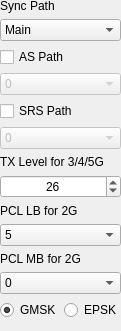
     <widget class="QWidget" name="general_sync">
      <property name="geometry">
       <rect>
        <x>0</x>
        <y>0</y>
        <width>121</width>
        <height>331</height>
       </rect>
      </property>
      <attribute name="label">
       <string>General</string>
      </attribute>
      <widget class="QWidget" name="layoutWidget">
       <property name="geometry">
        <rect>
         <x>0</x>
         <y>-1</y>
         <width>121</width>
         <height>331</height>
        </rect>
       </property>
       <layout class="QVBoxLayout" name="verticalLayout_genre">
        <item>
         <widget class="QLabel" name="sync_path_label">
          <property name="enabled">
           <bool>true</bool>
          </property>
          <property name="sizePolicy">
           <sizepolicy hsizetype="Preferred" vsizetype="Fixed">
            <horstretch>0</horstretch>
            <verstretch>0</verstretch>
           </sizepolicy>
          </property>
          <property name="text">
           <string>Sync Path</string>
          </property>
          <property name="alignment">
           <set>Qt::AlignLeading|Qt::AlignLeft|Qt::AlignVCenter</set>
          </property>
         </widget>
        </item>
        <item>
         <widget class="QComboBox" name="sync_path_comboBox">
          <property name="layoutDirection">
           <enum>Qt::LeftToRight</enum>
          </property>
          <item>
           <property name="text">
            <string>Main</string>
           </property>
          </item>
          <item>
           <property name="text">
            <string>CA#1</string>
           </property>
          </item>
          <item>
           <property name="text">
            <string>CA#2</string>
           </property>
          </item>
          <item>
           <property name="text">
            <string>CA#3</string>
           </property>
          </item>
         </widget>
        </item>
        <item>
         <widget class="QCheckBox" name="as_path_en">
          <property name="text">
           <string>AS Path</string>
          </property>
         </widget>
        </item>
        <item>
         <widget class="QComboBox" name="as_path_comboBox">
          <property name="enabled">
           <bool>false</bool>
          </property>
          <property name="layoutDirection">
           <enum>Qt::LeftToRight</enum>
          </property>
          <item>
           <property name="text">
            <string>0</string>
           </property>
          </item>
          <item>
           <property name="text">
            <string>1</string>
           </property>
          </item>
         </widget>
        </item>
        <item>
         <widget class="QCheckBox" name="srs_path_en">
          <property name="text">
           <string>SRS Path</string>
          </property>
          <property name="checked">
           <bool>false</bool>
          </property>
         </widget>
        </item>
        <item>
         <widget class="QComboBox" name="srs_path_comboBox">
          <property name="enabled">
           <bool>false</bool>
          </property>
          <property name="layoutDirection">
           <enum>Qt::LeftToRight</enum>
          </property>
          <item>
           <property name="text">
            <string>0</string>
           </property>
          </item>
          <item>
           <property name="text">
            <string>1</string>
           </property>
          </item>
          <item>
           <property name="text">
            <string>2</string>
           </property>
          </item>
          <item>
           <property name="text">
            <string>3</string>
           </property>
          </item>
         </widget>
        </item>
        <item>
         <widget class="QLabel" name="tx_level_nlw_label">
          <property name="sizePolicy">
           <sizepolicy hsizetype="Preferred" vsizetype="Fixed">
            <horstretch>0</horstretch>
            <verstretch>0</verstretch>
           </sizepolicy>
          </property>
          <property name="text">
           <string>TX Level for 3/4/5G</string>
          </property>
          <property name="alignment">
           <set>Qt::AlignLeading|Qt::AlignLeft|Qt::AlignVCenter</set>
          </property>
         </widget>
        </item>
        <item>
         <widget class="QSpinBox" name="tx_level_spinBox">
          <property name="alignment">
           <set>Qt::AlignCenter</set>
          </property>
          <property name="maximum">
           <number>30</number>
          </property>
          <property name="value">
           <number>26</number>
          </property>
         </widget>
        </item>
        <item>
         <widget class="QLabel" name="pcl_lb_label">
          <property name="sizePolicy">
           <sizepolicy hsizetype="Preferred" vsizetype="Fixed">
            <horstretch>0</horstretch>
            <verstretch>0</verstretch>
           </sizepolicy>
          </property>
          <property name="text">
           <string>PCL LB for 2G</string>
          </property>
          <property name="alignment">
           <set>Qt::AlignLeading|Qt::AlignLeft|Qt::AlignVCenter</set>
          </property>
         </widget>
        </item>
        <item>
         <widget class="QComboBox" name="pcl_lb_level_combo">
          <property name="layoutDirection">
           <enum>Qt::LeftToRight</enum>
          </property>
          <item>
           <property name="text">
            <string>5</string>
           </property>
          </item>
          <item>
           <property name="text">
            <string>6</string>
           </property>
          </item>
          <item>
           <property name="text">
            <string>7</string>
           </property>
          </item>
          <item>
           <property name="text">
            <string>8</string>
           </property>
          </item>
          <item>
           <property name="text">
            <string>9</string>
           </property>
          </item>
          <item>
           <property name="text">
            <string>10</string>
           </property>
          </item>
          <item>
           <property name="text">
            <string>11</string>
           </property>
          </item>
          <item>
           <property name="text">
            <string>12</string>
           </property>
          </item>
          <item>
           <property name="text">
            <string>13</string>
           </property>
          </item>
          <item>
           <property name="text">
            <string>14</string>
           </property>
          </item>
          <item>
           <property name="text">
            <string>15</string>
           </property>
          </item>
          <item>
           <property name="text">
            <string>16</string>
           </property>
          </item>
          <item>
           <property name="text">
            <string>17</string>
           </property>
          </item>
          <item>
           <property name="text">
            <string>18</string>
           </property>
          </item>
          <item>
           <property name="text">
            <string>19</string>
           </property>
          </item>
         </widget>
        </item>
        <item>
         <widget class="QLabel" name="pcl_mb_label">
          <property name="sizePolicy">
           <sizepolicy hsizetype="Preferred" vsizetype="Fixed">
            <horstretch>0</horstretch>
            <verstretch>0</verstretch>
           </sizepolicy>
          </property>
          <property name="text">
           <string>PCL MB for 2G</string>
          </property>
          <property name="alignment">
           <set>Qt::AlignLeading|Qt::AlignLeft|Qt::AlignVCenter</set>
          </property>
         </widget>
        </item>
        <item>
         <widget class="QComboBox" name="pcl_mb_level_combo">
          <property name="layoutDirection">
           <enum>Qt::LeftToRight</enum>
          </property>
          <item>
           <property name="text">
            <string>0</string>
           </property>
          </item>
          <item>
           <property name="text">
            <string>1</string>
           </property>
          </item>
          <item>
           <property name="text">
            <string>2</string>
           </property>
          </item>
          <item>
           <property name="text">
            <string>3</string>
           </property>
          </item>
          <item>
           <property name="text">
            <string>4</string>
           </property>
          </item>
          <item>
           <property name="text">
            <string>5</string>
           </property>
          </item>
          <item>
           <property name="text">
            <string>6</string>
           </property>
          </item>
          <item>
           <property name="text">
            <string>7</string>
           </property>
          </item>
          <item>
           <property name="text">
            <string>8</string>
           </property>
          </item>
          <item>
           <property name="text">
            <string>9</string>
           </property>
          </item>
          <item>
           <property name="text">
            <string>10</string>
           </property>
          </item>
          <item>
           <property name="text">
            <string>11</string>
           </property>
          </item>
          <item>
           <property name="text">
            <string>12</string>
           </property>
          </item>
          <item>
           <property name="text">
            <string>13</string>
           </property>
          </item>
          <item>
           <property name="text">
            <string>14</string>
           </property>
          </item>
          <item>
           <property name="text">
            <string>15</string>
           </property>
          </item>
         </widget>
        </item>
        <item>
         <layout class="QHBoxLayout" name="horizontalLayout_gsm_mod">
          <item>
           <widget class="QRadioButton" name="gmsk_radioButton">
            <property name="text">
             <string>GMSK</string>
            </property>
            <property name="checked">
             <bool>true</bool>
            </property>
           </widget>
          </item>
          <item>
           <widget class="QRadioButton" name="epsk_radioButton">
            <property name="enabled">
             <bool>true</bool>
            </property>
            <property name="text">
             <string>EPSK</string>
            </property>
            <property name="checkable">
             <bool>true</bool>
            </property>
           </widget>
          </item>
         </layout>
        </item>
       </layout>
      </widget>
     </widget>
